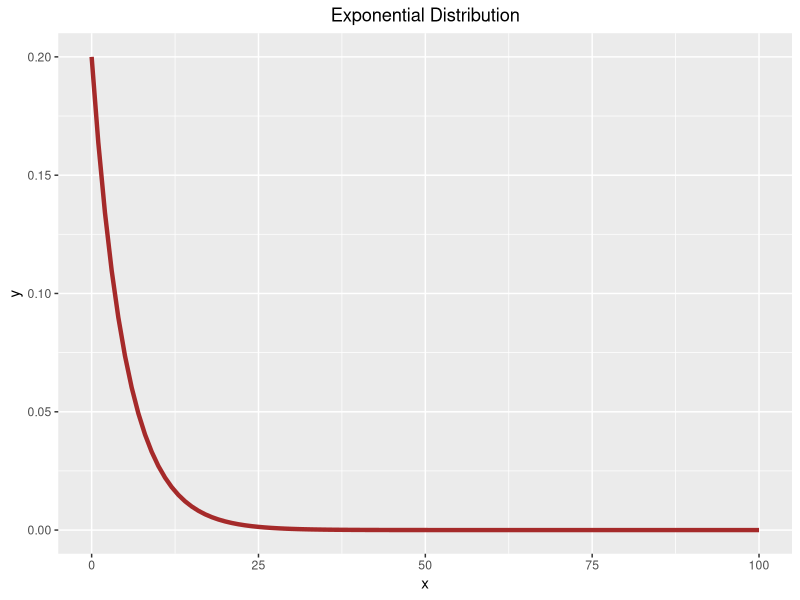
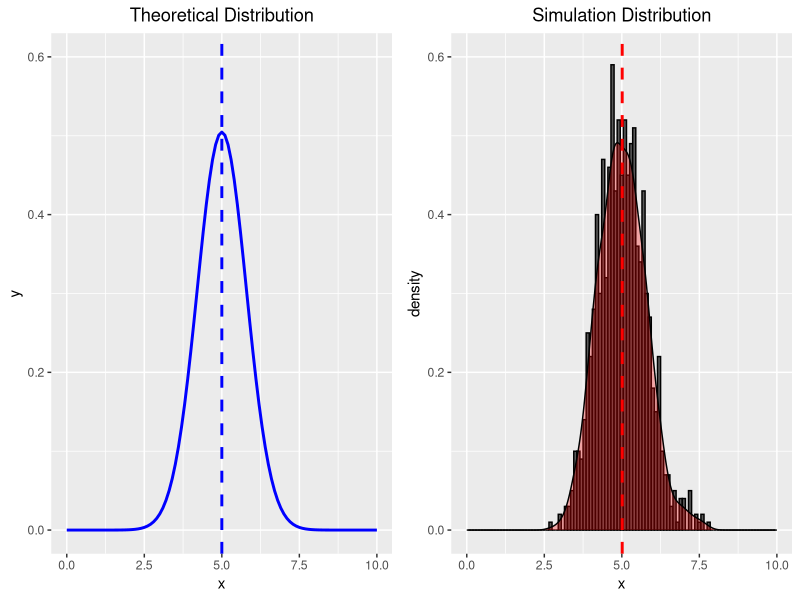
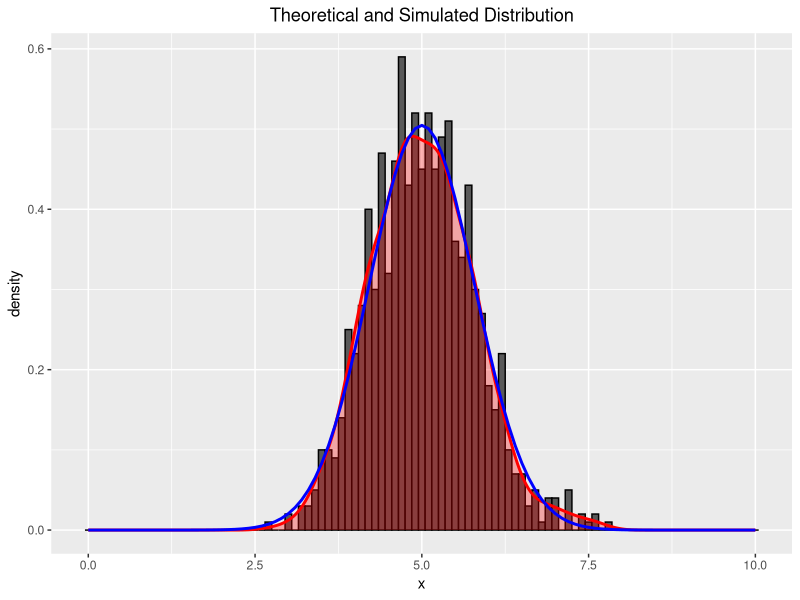
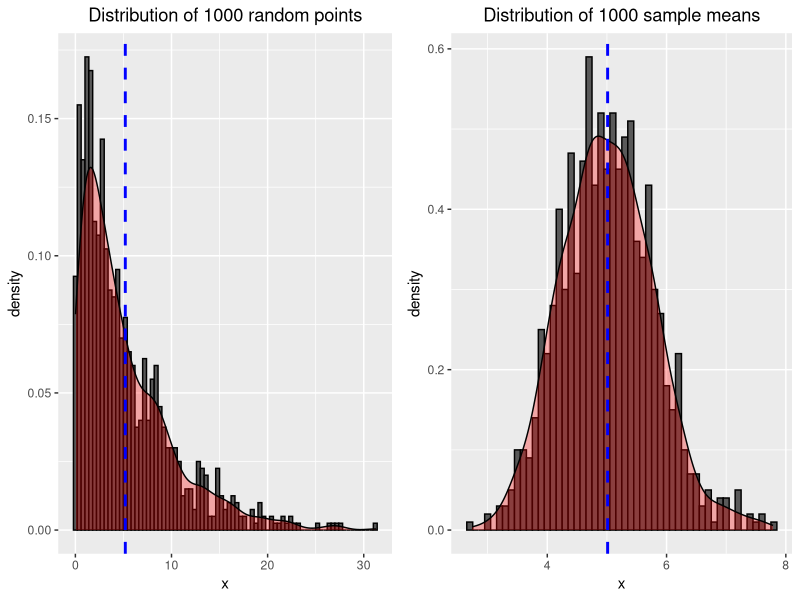

Write the R code that produced these figures, in order.
## ---- chunk 1
knitr::opts_chunk$set(echo = TRUE)
## ---- chunk 2
library(ggplot2)
library(gridExtra)
## ---- chunk 3
ggplot(data.frame(x=c(0,100)), aes(x=x)) +
  stat_function(fun=dexp, args=list(rate=0.2), colour="brown", linewidth =1.5) +
  ggtitle("Exponential Distribution") +
  theme(plot.title = element_text(hjust = 0.5))
## ---- chunk 4
n=40
B=1000

set.seed(123)
randomexp <- rexp(n*B, rate = 0.2)
samples40 <- matrix(randomexp, nrow=B, ncol = n)
## ---- chunk 5
samplemeans <- apply(samples40, MARGIN = 1, mean)
samplemeans <- data.frame(x=samplemeans)
## ---- chunk 6
head(samplemeans)
## ---- chunk 7
sammean <- mean(samplemeans$x)
samvar <- var(samplemeans$x)
## ---- chunk 8
p1 <- ggplot(data.frame(x=c(0,10)), aes(x=x)) +
  stat_function(fun = dnorm, args = list(mean=5, sd=sqrt(5/8)), color = 'blue', linewidth=1)+
  ggtitle('Theoretical Distribution') +
  geom_vline(aes(xintercept=5), color='blue', linetype='dashed', linewidth=1) +
  scale_x_continuous(limits = c(0, 10)) +
  scale_y_continuous(limits = c(0, .6)) +
  theme(plot.title = element_text(hjust = 0.5))

p2 <- ggplot(samplemeans, aes(x=x)) + 
  geom_histogram(aes(y=..density..), binwidth=0.1, color='black') +
  geom_density(alpha=0.3, fill='red') +
  geom_vline(aes(xintercept=mean(x)), color='red', linetype='dashed', linewidth=1) +
  ggtitle('Simulation Distribution') +
  scale_x_continuous(limits = c(0, 10)) +
  scale_y_continuous(limits = c(0, .6)) +
  theme(plot.title = element_text(hjust = 0.5))

grid.arrange(p1, p2, ncol=2)
## ---- chunk 9
p3 <- ggplot(samplemeans, aes(x=x)) +
  geom_histogram(aes(y=..density..), binwidth=0.1, color='black') +
  geom_density(alpha=0.3, fill='red', linewidth=1, color='red') +
  stat_function(data=data.frame(x=c(0,10)), aes(x=x), fun = dnorm, args = list(mean=5, sd=sqrt(5/8)), color='blue', linewidth=1) +
  ggtitle('Theoretical and Simulated Distribution') +
  theme(plot.title = element_text(hjust = 0.5))

p3
## ---- chunk 10
samplepoints <- data.frame(x=rexp(1000, rate=0.2))

p <- ggplot(samplemeans, aes(x=x)) + 
  geom_histogram(aes(y=..density..), binwidth=0.1, color='black') +
  geom_density(alpha=0.3, fill='red') +
  geom_vline(aes(xintercept=mean(x)), color='blue', linetype='dashed', linewidth=1) +
  ggtitle('Distribution of 1000 sample means') +
  theme(plot.title = element_text(hjust = 0.5))


q <- ggplot(samplepoints, aes(x=x)) +
  geom_histogram(aes(y=..density..), binwidth=0.4, color='black') +
  geom_density(alpha=0.3, fill='red') +
  geom_vline(aes(xintercept=mean(x)), color='blue', linetype='dashed', linewidth=1) +
  ggtitle('Distribution of 1000 random points') + 
  theme(plot.title = element_text(hjust = 0.5))

grid.arrange(q, p, ncol=2)
